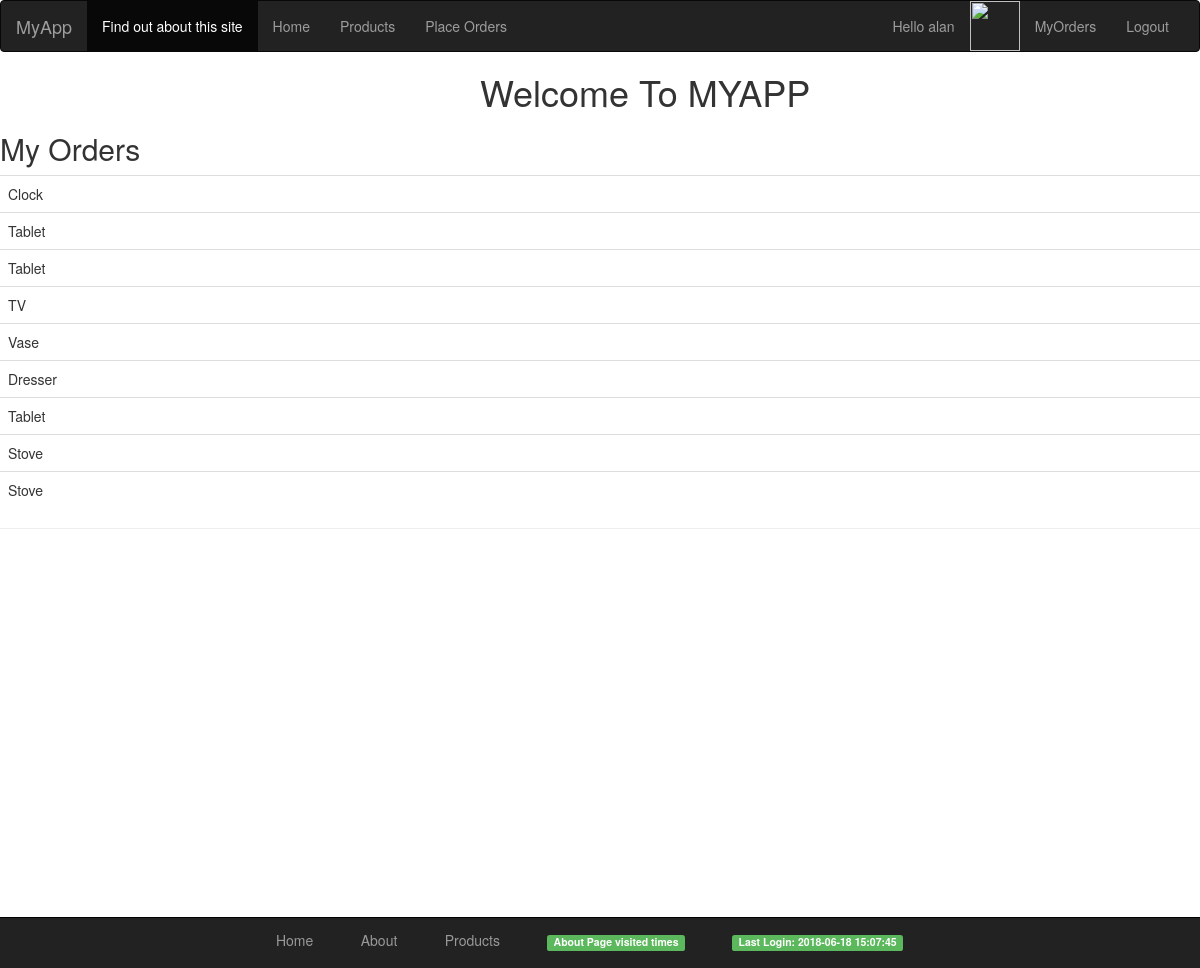
Page /myapp/myorders/ (signed in) on the earlier database version.
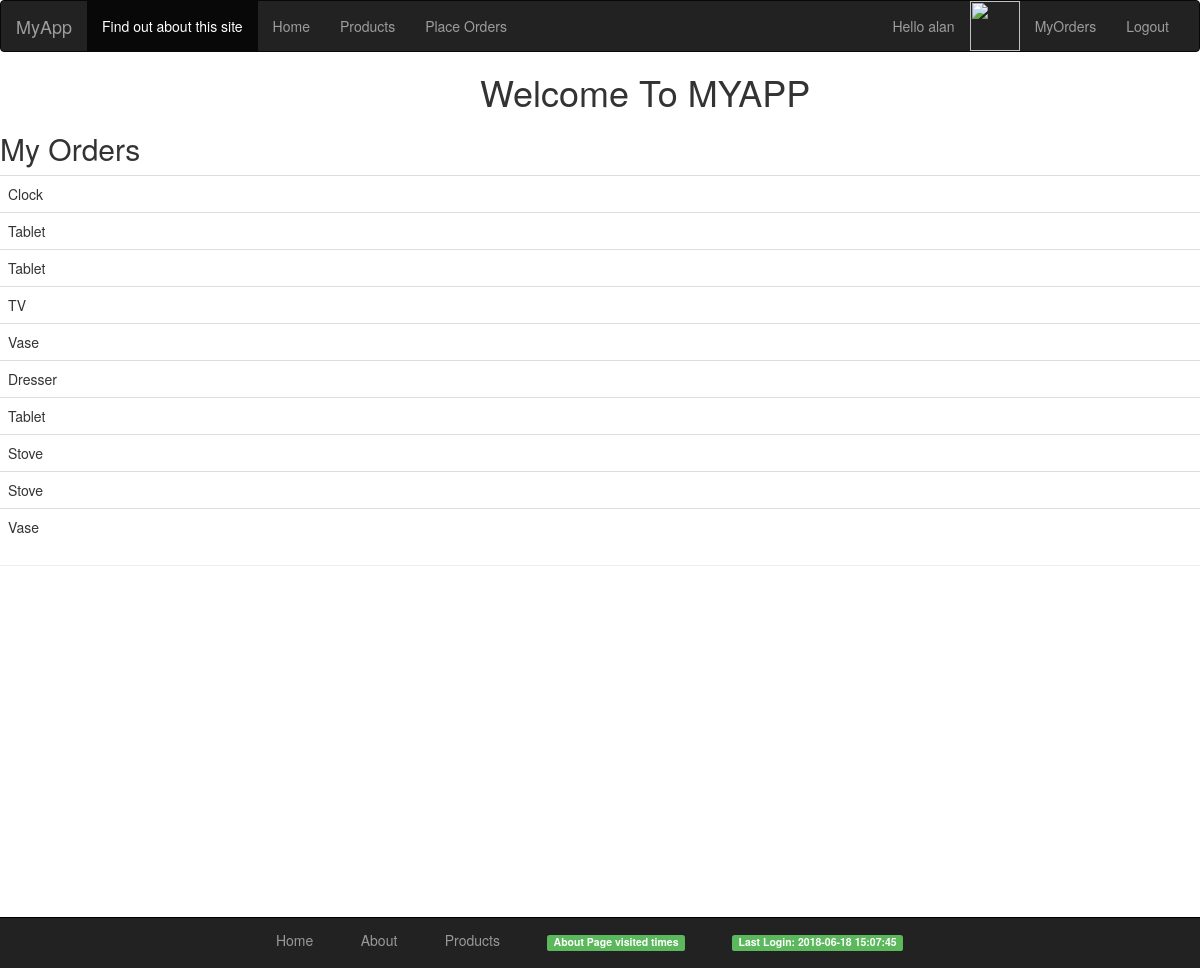
Same page on the later database version.
### myapp/models.py (models this page shows, shortened)
class Order(models.Model):
    STATUS_CHOICES = [
                    (0, 'Order Cancelled'),
                    (1, 'Order Placed'),
                    (2, 'Order Shipped'),
                    (3, 'Order Delivered'),
    ]
    product = models.ForeignKey(Product, on_delete=models.CASCADE)
    client = models.ForeignKey(Client, on_delete=models.CASCADE)
    num_unit = models.PositiveIntegerField(default=100)
    order_status = models.IntegerField(choices=STATUS_CHOICES, default=1)
    status_date = models.DateField(default=timezone.now)

class Product(models.Model):
    category = models.ForeignKey(Category, related_name='products', on_delete=models.CASCADE)
    name = models.CharField(max_length=200)
    price = models.DecimalField(max_digits=10, decimal_places=2)
    stock = models.PositiveIntegerField(default=100)
    available = models.BooleanField(default=True)
    description = models.TextField(blank=True)
    interested = models.PositiveIntegerField(default=0)
    def __str__(self):
        return self.name

### myapp/views.py (the view)
def myorders(request):
    if request.user.is_authenticated:
        testuser = request.user
        myorder = Order.objects.filter(client__username=request.user)
        return render(request, 'myapp/myorders.html', {'myorder': myorder, 'testuser': testuser})
    else:
        testuser = ""
        message = 'login please'
        return render(request, 'myapp/myorders.html', {'message': message, 'testuser': testuser})

### templates/myapp/myorders.html
{% extends 'myapp/base.html' %}
{% block body_block %}
{% if testuser.client %}
{% if myorder %}
    <h2>My Orders</h2>
        <table class="table">
            {% for order in myorder %}
                <tr>
                    <td>
                        {{order.product}}
                    </td>
                </tr>
            {% endfor %}
        </table>
{% else %}
        <strong>You have not placed any order!</strong>
{% endif %}
     {% else %}
        <h1>You are not a registered client</h1>
    {% endif %}
{% endblock %}

### templates/myapp/base.html (shortened to what this page needs)
<!DOCTYPE html>
<html>
    <head>
    {% load staticfiles %}
        <link rel="stylesheet" type="text/css" href="{% static 'myapp/style.css' %}" />
    <link rel ="stylesheet" type="text/css" href="https://maxcdn.bootstrapcdn.com/bootstrap/3.3.7/css/bootstrap.min.css" />
    </head>
    <body>
    <nav class="navbar navbar-inverse">
  <div class="container-fluid">
    <div class="navbar-header">
      <a class="navbar-brand" href="{% url 'myapp:index' %}">MyApp</a>
    </div>
    <div class="collapse navbar-collapse" id="bs-example-navbar-collapse-1">
      <ul class="nav navbar-nav">
        <li class="active"><a href="{% url 'myapp:about' %}">Find out about this site</a></li>
        <li><a href = "{% url 'myapp:index' %}">Home </a></li>
        <li><a href = "{% url 'myapp:products' %}">Products </a></li>
          <li><a href = "{% url 'myapp:place order' %}">Place Orders </a></li>
      </ul>
      <ul class="nav navbar-nav navbar-right">
        <li>
            {% if testuser %}
                <a href="#"> Hello {{testuser.username }}</a>
                <li><img src="{{ testuser.client.picture }}" height="50" width="50" /></li>
                <li> <a href="{% url 'myapp:myorders' %}">MyOrders</a> </li>
                <li> <a href="{% url 'myapp:logout' %}">Logout</a> </li>
            {% else %}
               <li> <a href="{% url 'myapp:login' %}" >Login</a></li>
        {% endif %}
      </ul>
    </div>
  </div>
</nav>
        <div>
            <h1 style="margin-left: 40%;">Welcome To MYAPP</h1>
            {% block body_block %}*** {% endblock %}
        </div>
        <hr />
    <footer style="z-index: 2">
  <div class="container">
    <p>
        <ul class="footerbar">
                <li class="footerli"><a href = "{% url 'myapp:index' %}">Home</a></li>
                <li class="footerli"><a href = "{% url 'myapp:about' %}">About</a></li>
                 <li class="footerli"><a href = "{% url 'myapp:products' %}">Products</a><br/></li>
                <li class="footerli"><label class="label label-success" style="float: right;"> About Page visited {{ request.COOKIES.about_visits}} times</label></li>
                <li class="footerli"><label class="label label-success" style="float: right;"> Last Login: {{ request.session.last_login}} </label></li>
        </ul>
    </p>
  </div>
</footer>
    </body>
</html>

### myapp/static/myapp/style.css (style rules this page uses)
body { background-color: aqua; color: black; }

### templates/myapp/base.html (style rules this page uses)
html, body { height: 110%; }
ul.footerbar { display: block; list-style-type: none; }
li.footerli { padding-left: 5%; display: inline-flex; }
footer { position: fixed; width: 100%; color: #666; background: #222; padding: 2px 0 2px 0; border-top: 1px solid #000; bottom: 0; overflow: hidden; margin-top: 10%; }
footer a { color: #999; }
.container { max-width: 940px; }

Differences in the rows shown:
added Order: product "Vase"
